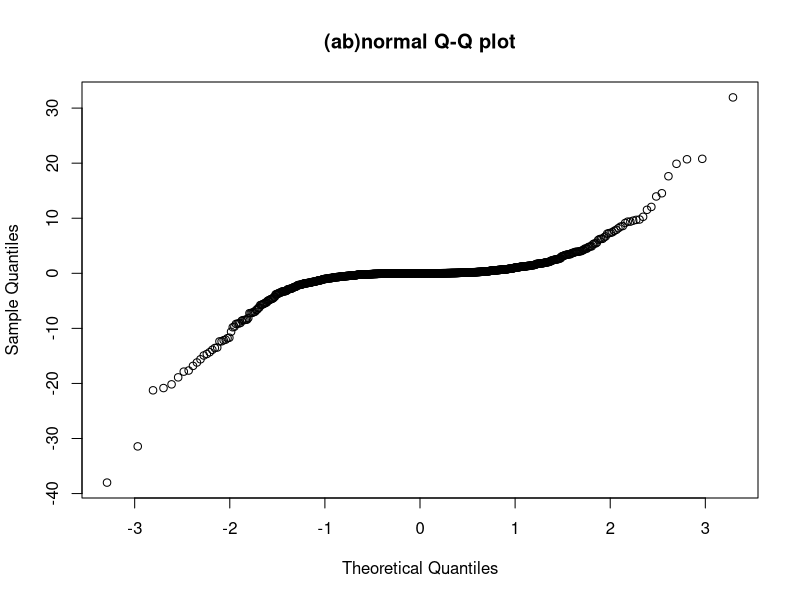
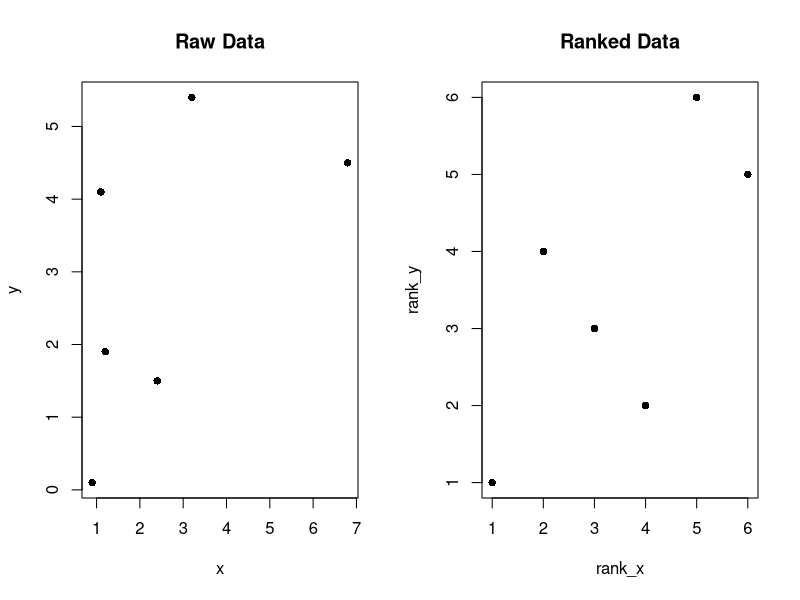
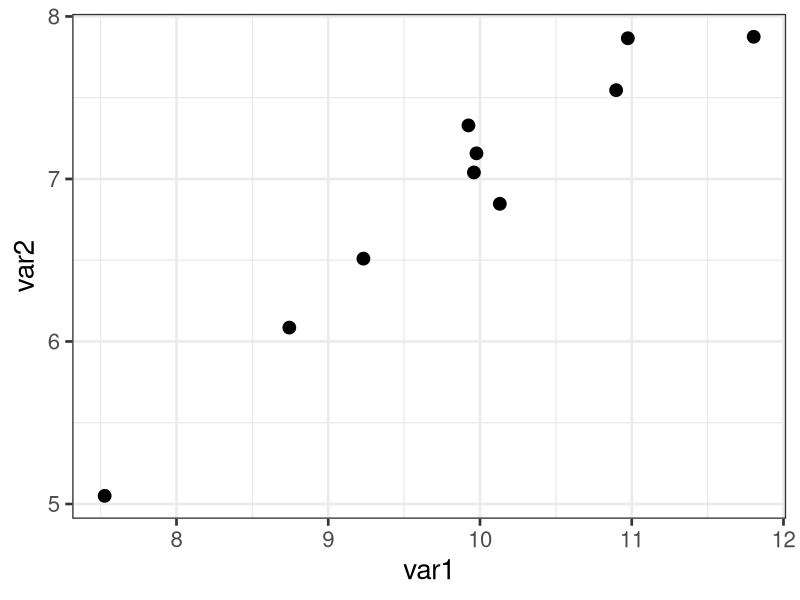
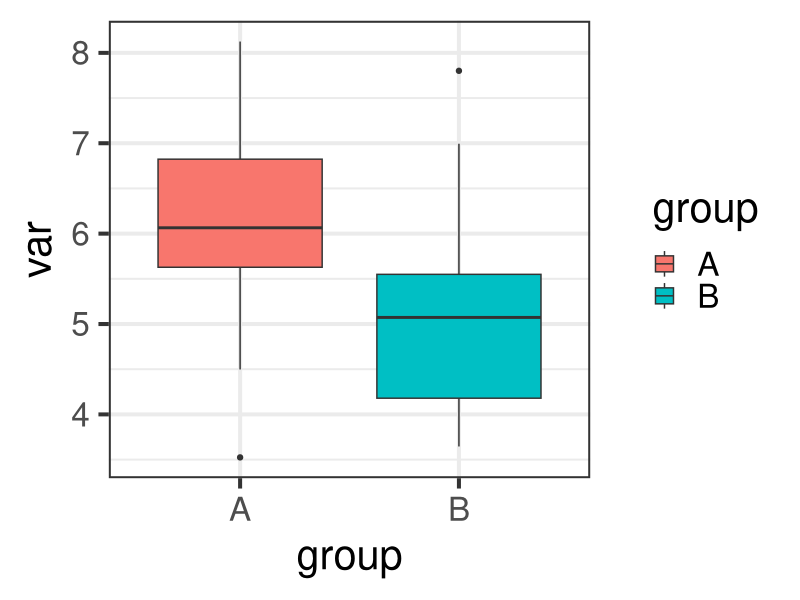
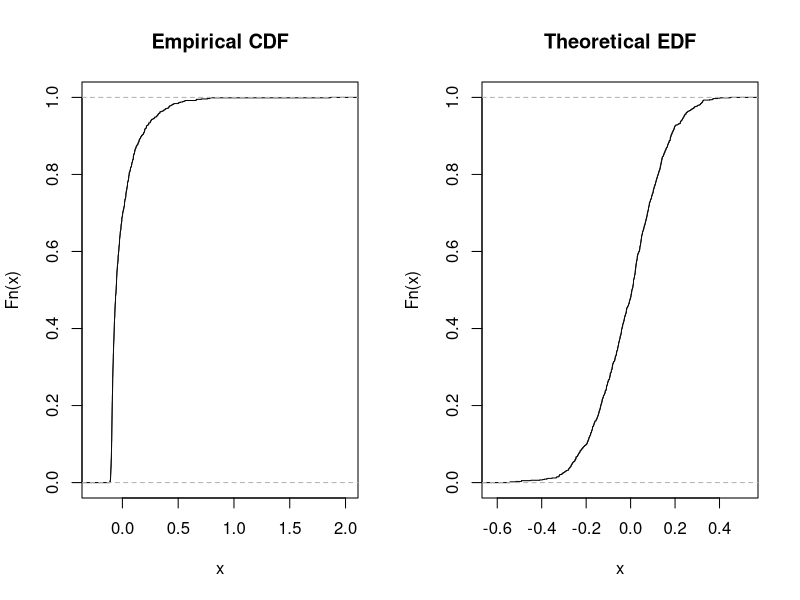

Here is the R script that generated these plots, in order:
## ---- chunk 1
qqnorm(rnorm(1000)^3, main="(ab)normal Q-Q plot")
## ---- chunk 2
x <- c(0.9, 6.8, 3.2, 2.4, 1.2, 1.1)
y <- c(0.1, 4.5, 5.4, 1.5, 1.9, 4.1)
## ---- chunk 3
rank_x <- rank(x)
rank_y <- rank(y)
rank_x
rank_y

## ---- chunk 4
  par(mfrow=c(1,2))
plot(x, y, pch=16, main="Raw Data")
plot(rank_x,rank_y, pch=16, main="Ranked Data")
## ---- chunk 5
cor(x, y, method = "pearson")
cor(x, y, method = "spearman")
cor(rank_x, rank_y, method = "pearson")
## ---- chunk 6
var1 <- rnorm(10, mean=10); 
var2 <- var1 * 0.7 + rnorm(10, sd=0.2) 
ggplot2::qplot(var1, var2, size=I(4)) + ggplot2::theme_bw(20)
## ---- chunk 7
cor(var1, var2, method="kendall")
## ---- chunk 8
x <- rnorm(10, mean=5)
y <- rnorm(10, mean=7)
wilcox.test(x,y)
## ---- chunk 9
var <- c(rnorm(20, mean=6), rnorm(20, mean=5)) 
group <- factor(c(rep("A", 20), rep("B", 20)))
ggplot2::qplot(y=var, x=group, geom="boxplot", fill=group) + 
  ggplot2::theme_bw(30)
## ---- chunk 10
kruskal.test(var~group)
## ---- chunk 11
par(mfrow=c(1,2))
x <- rnorm(1000)
y <- x * 0.3 + rnorm(1000, sd=0.1)
resids <- resid(lm(y^2~x))
plot(ecdf(resids), main="Empirical CDF")

#trying to figure out how to get it on the same plot
#xrange <- seq(from = min(resids), to=max(resids), length.out = 100)
#densities <- pnorm(q = xrange , sd = sd(resids))
#points(x=xrange, y=densities)

plot(ecdf(rnorm(1000, sd=sd(resids))), main="Theoretical EDF")
## ---- chunk 12
ks.test(rnorm(100), "punif")

## ---- chunk 13
ks.test(rnorm(100)^2, "pnorm")
## ---- chunk 14
ks.test(runif(100), rnorm(100))
